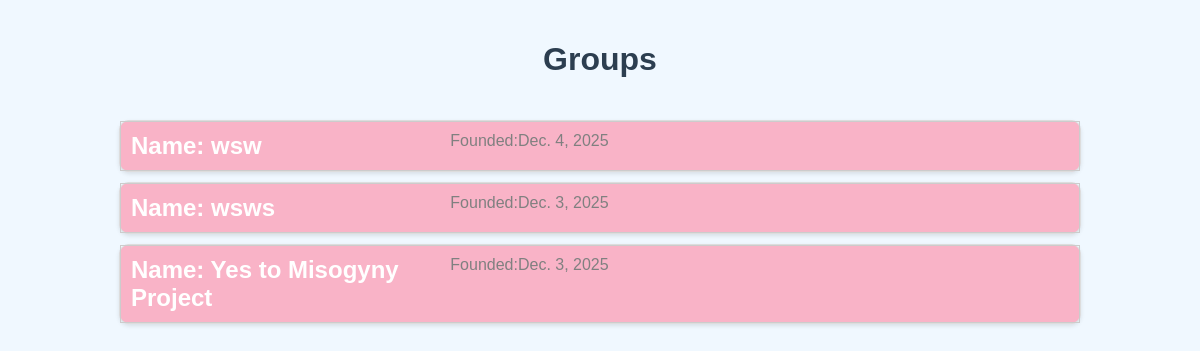
The app's page /groups/ with its own data.
### groups/models.py (models this page shows, shortened)
class ChurchGroups(models.Model):
    name = models.CharField(max_length=60)
    description = models.TextField()
    created_at = models.DateField()
    posted_by = models.ForeignKey(User, on_delete=models.SET_NULL, null=True, blank=True, editable=False)

### groups/views.py (the view)
# urls.py: path('', views.GroupsListView.as_view(), name='group_list'),
class GroupsListView(ListView):
    model = ChurchGroups
    template_name = 'group.html'  # Template for the main list
    context_object_name = 'groups'

### groups/templates/group.html (shortened to what this page needs)
{% load static %}
<!DOCTYPE html>
<html lang="en">
<head>
    <link rel="stylesheet" href="{% static 'css/groupsPageStyle.css' %}">
</head>
<body>
<div class="container">
    <header>
        <div class="header-left">
             <h1>Groups</h1>
        </div>
    </header>
    {% for group in groups %}
        <div class="group-row">
            <a href = "{% url 'group_detail' group.id %}" class="group-link">
            <span class="name">Name: {{ group.name }}</span>
            <span class="date">Founded:{{ group.created_at }}</span>
            </a>
        </div>
    {% empty %}
        <p>No groups found.</p>
    {% endfor %}
</div>
</body>
</html>

### groups/static/css/groupsPageStyle.css (style rules this page uses)
body { background-color: #f0f8ff; font-family: Arial, sans-serif; margin: 0; padding: 0; }
.header-left h1 { color: #2c3e50; text-align: center; padding: 20px 0; }
.group-row { background-color: #f9b3c7; border: 1px solid #ddd; margin: 10px auto; width: 80%; box-shadow: 0 2px 4px rgba(0, 0, 0, 0.1); border-radius: 10px; }
.group-link { display: grid; grid-template-columns: 1fr 2fr; gap: 10px; border: 1px solid #ccc; padding: 10px; }
.group-link .name { font-weight: bold; }
.group-row .name { font-size: 1.5em; color: #fff; font-weight: bold; }
.group-row .date { font-size: 1.0em; color: grey; }
.group-row a { text-decoration: none; color: inherit; }

### records on screen
ChurchGroups: name "wsw", created_at "Dec. 4, 2025"
ChurchGroups: name "wsws", created_at "Dec. 3, 2025"
ChurchGroups: name "Yes to Misogyny Project", created_at "Dec. 3, 2025"
